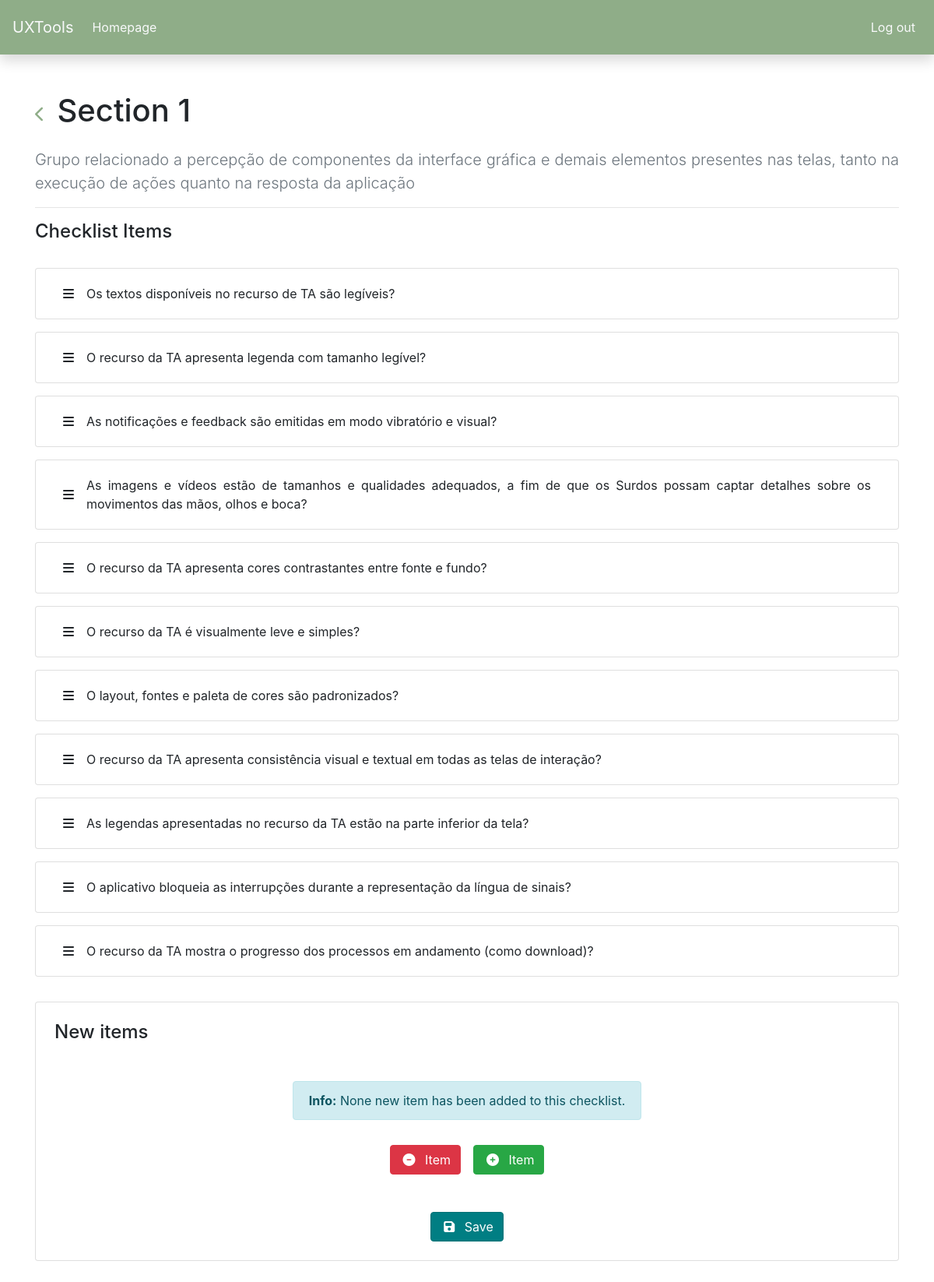
Page /php/pages/sectionEditor.php?id=64 (signed in) on the committed database.
### tables this page shows
CREATE TABLE `section` (
  `id` int(255) NOT NULL,
  `checklist_id` int(255) NOT NULL,
  `title` text NOT NULL,
  `position` int(255) NOT NULL
);

CREATE TABLE `checklist_item` (
  `id` int(255) NOT NULL,
  `checklist_id` int(255) NOT NULL,
  `section_id` int(255) NOT NULL,
  `text` varchar(255) NOT NULL,
  `link` varchar(255) DEFAULT NULL,
  `item_order` int(11) NOT NULL
);

### php/classes/checklist.class.php (called while the page is built, shortened)
<?php
    require_once("../dataAccess/checklistDAO.class.php");
    class Checklist
    {
        private $id;
        function loadChecklist($conn, $checklist_id)
        {
            $checklistDAO = new ChecklistDAO;
            $result = $checklistDAO->select_checklist($conn, $checklist_id);
            $row = $result->fetch_assoc();
            if($row) {
                $this->id = $row["id"];
                $this->published = $row["published"];
            } else {
                $this->id = NULL;
            }
        }
        public function get_id()
        {
            return $this->id;
        }
        public function isPublished() {
            return $this->published;
        }
    }
?>

### php/dataAccess/sectionDAO.class.php (called while the page is built)
<?php
    class SectionDAO
    {
        public function select_section($conn, $section_id)
        {
            $query = "select * from section where id = ?";
            $stmt = $conn->prepare($query);
            $stmt->bind_param("s", $section_id);
            $stmt->execute();
            return $stmt->get_result();
        }
        public function select_sectionItems($conn, $section_id)
        {
            $query = "select * from checklist_item where section_id = ? order by item_order";
            $stmt = $conn->prepare($query);
            $stmt->bind_param("s", $section_id);
            $stmt->execute();
            return $stmt->get_result();
        }
    }
?>

### php/classes/section.class.php (called while the page is built, shortened)
<?php
    require_once("../dataAccess/sectionDAO.class.php");
    class Section
    {
        private $id;
        private $checklist_id;
        private $title;
        private $position;
        public function loadSection($conn, $id)
        {
            $sectionDAO = new SectionDAO;
            $result = $sectionDAO->select_section($conn, $id);
            $row = $result->fetch_assoc();
            if($row) {
                $this->id = $row["id"];
                $this->checklist_id = $row["checklist_id"];
                $this->title = $row["title"];
                $this->position = $row["position"];
            } else {
                $this->id = NULL;
            }
        }
        public function loadSectionItems($conn, $section_id)
        {
            $sectionDAO = new SectionDAO;
            return $sectionDAO->select_sectionItems($conn, $section_id);
        }
        public function get_id()
        {
            return $this->id;
        }
        public function get_checklist_id()
        {
            return $this->checklist_id;
        }
        public function get_title()
        {
            return $this->title;
        }
        public function get_position()
        {
            return $this->position;
        }
    }
?>

### php/dataAccess/checklistDAO.class.php (called while the page is built, shortened)
<?php
    class ChecklistDAO
    {
        public function select_checklist($conn, $checklist_id)
        {
            $query = "select * from checklist where id = ?";
            $stmt = $conn->prepare($query);
            $stmt->bind_param("s", $checklist_id);
            $stmt->execute();
            return $stmt->get_result();
        }
    }
?>

### php/pages/sectionEditor.php (the view, shortened to what this page needs)
<?php
    require_once("../classes/database.class.php");
    require_once("../classes/checklist.class.php");
    require_once("../classes/section.class.php");
    $db = new Database;
    $conn = $db->connect();
    $id = $_GET["id"];
    $section = new Section;
    $section->loadSection($conn, $id);
    $checklist = new Checklist;
    $checklist->loadChecklist($conn, $section->get_checklist_id());
?>
<!doctype html>
<html lang="pt-BR">
	<head>
		<link rel="stylesheet" href="../../css/bootstrap/bootstrap.css">
		<link rel="stylesheet" href="../../css/sectionEditor.css">
	</head>
	<body>
		<?php include('../templates/navbar.php'); ?>
        <div class="container mt-5 mb-5">
            <div class="mb-3" style="display: flex; align-items: center;">
                <a href="./checklistManager.php?c_id=<?= $checklist->get_id() ?>"><i class="fas fa-chevron-left fa-lg mr-3" style="color:#8FAD88;"></i></a>
                <h1>Section <?= $section->get_position() + 1 ?></h1>
            </div>
            <p class="lead text-muted text-justify"><?= $section->get_title() ?></p>
            <hr>
            <h4 class="mb-4">Checklist Items</h4>
            <div class="row" id="checklist-itens">
                <?php
                    $itemResult = $section->loadSectionItems($conn, $section->get_id());
                    if($itemResult->num_rows == 0)
                    {
                ?>
                <div class="col-md-12 d-flex justify-content-center">
                    <div id="info-items" class="alert alert-info">
                        <strong>Info:</strong> This checklist doesn't have any item.
                    </div>
                </div>
                <?php
                    }
                    else
                    {
                        while($itemRow = $itemResult->fetch_assoc())
                        {
                ?>
                <div id="item-<?= $itemRow["id"] ?>" class="d-flex col-md-12" data-order="<?= $itemRow["item_order"] ?>">
                    <div class="col-md-<?= $checklist->isPublished() ? 12 : 10 ?> card mt-2 mb-2">
                        <div class="card-body text-justify d-flex align-items-center">
                            <i class="fas fa-bars mr-3"></i>
                            <?php
                                if($itemRow["link"] == NULL) {
                            ?>
                            <?= $itemRow["text"] ?>
                            <?php
                                } else {
                            ?>
                            <a href="<?= $itemRow["link"] ?>" class="link" target="_blank"><?= $itemRow["text"] ?></a>
                            <?php
                                }
                            ?>
                        </div>
                    </div>
                </div>
                <?php
                        }
                    }
                ?>
            </div>
            <div class="card p-4 mt-4 mb-4">
                <h4 class="mb-5">New items</h4>
                <form class="col-md-12" method="POST" action="../controllers/insert_items.php?c_id=<?= $section->get_checklist_id().'&s_id='.$section->get_id() ?>">
                    <div class="col-md-12">
                        <div class="col-md-12 d-flex justify-content-center">
                            <div id="info-newItems" class="alert alert-info">
                                <strong>Info:</strong> None new item has been added to this checklist.
                            </div>
                        </div>
                    </div>
                    <div class="col-md-12 d-flex justify-content-center mt-3 mb-5">
                        <button type="button" class="btn btn-danger mr-2" onClick="sectionItemsController(lastNItems - 1)">
                            <span class="ml-1 mr-2">
                                <i class="fas fa-minus-circle"></i>
                            </span>
                            Item
                        </button>
                        <button type="button" class="btn btn-success ml-2" onClick="sectionItemsController(lastNItems + 1)">
                            <span class="ml-1 mr-2">
                                <i class="fas fa-plus-circle"></i>
                            </span>
                            Item
                        </button>
                    </div>
                    <div class="col-md-12 d-flex justify-content-center">
                        <button type="submit" class="btn btn-primary">
                            <span class="ml-1 mr-2">
                                <i class="fas fa-save"></i>
                            </span>
                            Save
                        </button>
                    </div>
                </form>
            </div>
        </div>
	</body>
</html>

### css/sectionEditor.css (style rules this page uses)
.btn-primary { background-color: #007e83!important; border-color: #007175!important; }

### rows in the picture
section: $section->get_position() + 1 "1", title "Grupo relacionado a percepção de componentes da interface gráfica e demais elementos presentes nas telas, tanto na execução de ações quanto na resposta da aplicação"
checklist_item: text "Os textos disponíveis no recurso de TA são legíveis?"
checklist_item: text "O recurso da TA apresenta legenda com tamanho legível?"
checklist_item: text "As notificações e feedback são emitidas em modo vibratório e visual?"
checklist_item: text "As imagens e vídeos estão de tamanhos e qualidades adequados, a fim de que os Surdos possam captar detalhes sobre os movimentos das mãos, olhos e boca?"
checklist_item: text "O recurso da TA apresenta cores contrastantes entre fonte e fundo?"
checklist_item: text "O recurso da TA é visualmente leve e simples?"
checklist_item: text "O layout, fontes e paleta de cores são padronizados?"
checklist_item: text "O recurso da TA apresenta consistência visual e textual em todas as telas de interação?"
checklist_item: text "As legendas apresentadas no recurso da TA estão na parte inferior da tela?"
checklist_item: text "O aplicativo bloqueia as interrupções durante a representação da língua de sinais?"
checklist_item: text "O recurso da TA mostra o progresso dos processos em andamento (como download)?"
